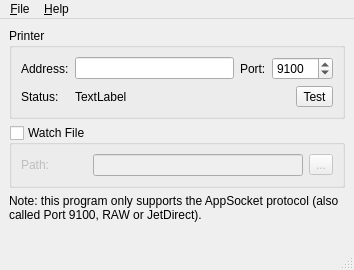
<?xml version="1.0" encoding="UTF-8"?>
<ui version="4.0">
 <class>MainWindow</class>
 <widget class="QMainWindow" name="MainWindow">
  <property name="geometry">
   <rect>
    <x>0</x>
    <y>0</y>
    <width>354</width>
    <height>270</height>
   </rect>
  </property>
  <widget class="QWidget" name="centralwidget">
   <layout class="QVBoxLayout" name="verticalLayout">
    <item>
     <widget class="QGroupBox" name="groupPrinter">
      <property name="title">
       <string>Printer</string>
      </property>
      <layout class="QGridLayout" name="gridLayout">
       <item row="0" column="0">
        <widget class="QLabel" name="label">
         <property name="text">
          <string>Address:</string>
         </property>
        </widget>
       </item>
       <item row="0" column="1">
        <widget class="QLineEdit" name="editAddress"/>
       </item>
       <item row="0" column="2">
        <widget class="QLabel" name="label_2">
         <property name="text">
          <string>Port:</string>
         </property>
        </widget>
       </item>
       <item row="0" column="3">
        <widget class="QSpinBox" name="editPort">
         <property name="maximum">
          <number>65535</number>
         </property>
         <property name="value">
          <number>9100</number>
         </property>
        </widget>
       </item>
       <item row="1" column="0">
        <widget class="QLabel" name="label_4">
         <property name="text">
          <string>Status:</string>
         </property>
        </widget>
       </item>
       <item row="1" column="1" colspan="3">
        <layout class="QHBoxLayout" name="horizontalLayout">
         <item>
          <widget class="QLabel" name="labelStatus">
           <property name="sizePolicy">
            <sizepolicy hsizetype="Expanding" vsizetype="Preferred">
             <horstretch>0</horstretch>
             <verstretch>0</verstretch>
            </sizepolicy>
           </property>
           <property name="text">
            <string>TextLabel</string>
           </property>
          </widget>
         </item>
         <item>
          <widget class="QToolButton" name="buttonTestPrinter">
           <property name="text">
            <string>Test</string>
           </property>
          </widget>
         </item>
        </layout>
       </item>
      </layout>
     </widget>
    </item>
    <item>
     <widget class="QGroupBox" name="groupFile">
      <property name="title">
       <string>Watch File</string>
      </property>
      <property name="checkable">
       <bool>true</bool>
      </property>
      <property name="checked">
       <bool>false</bool>
      </property>
      <layout class="QGridLayout" name="gridLayout_2">
       <item row="0" column="0">
        <widget class="QLabel" name="label_5">
         <property name="minimumSize">
          <size>
           <width>66</width>
           <height>0</height>
          </size>
         </property>
         <property name="text">
          <string>Path:</string>
         </property>
        </widget>
       </item>
       <item row="0" column="1">
        <widget class="QLineEdit" name="editWatchPath"/>
       </item>
       <item row="0" column="2">
        <widget class="QToolButton" name="buttonChooseFile">
         <property name="text">
          <string>...</string>
         </property>
        </widget>
       </item>
      </layout>
     </widget>
    </item>
    <item>
     <widget class="QLabel" name="label_3">
      <property name="sizePolicy">
       <sizepolicy hsizetype="Expanding" vsizetype="Expanding">
        <horstretch>0</horstretch>
        <verstretch>0</verstretch>
       </sizepolicy>
      </property>
      <property name="text">
       <string>Note: this program only supports the AppSocket protocol (also called Port 9100, RAW or JetDirect).</string>
      </property>
      <property name="alignment">
       <set>Qt::AlignLeading|Qt::AlignLeft|Qt::AlignTop</set>
      </property>
      <property name="wordWrap">
       <bool>true</bool>
      </property>
     </widget>
    </item>
   </layout>
  </widget>
  <widget class="QMenuBar" name="menubar">
   <property name="geometry">
    <rect>
     <x>0</x>
     <y>0</y>
     <width>354</width>
     <height>19</height>
    </rect>
   </property>
   <widget class="QMenu" name="menu_File">
    <property name="title">
     <string>&amp;File</string>
    </property>
    <addaction name="actionPrintFile"/>
    <addaction name="separator"/>
    <addaction name="actionQuit"/>
   </widget>
   <widget class="QMenu" name="menu_Help">
    <property name="title">
     <string>&amp;Help</string>
    </property>
    <addaction name="actionAbout"/>
   </widget>
   <addaction name="menu_File"/>
   <addaction name="menu_Help"/>
  </widget>
  <widget class="QStatusBar" name="statusbar"/>
  <action name="actionPrintFile">
   <property name="text">
    <string>&amp;Print File...</string>
   </property>
  </action>
  <action name="actionQuit">
   <property name="text">
    <string>&amp;Quit</string>
   </property>
  </action>
  <action name="actionAbout">
   <property name="text">
    <string>&amp;About</string>
   </property>
  </action>
  <action name="actionTest">
   <property name="text">
    <string>Test</string>
   </property>
  </action>
 </widget>
 <resources/>
 <connections/>
</ui>
